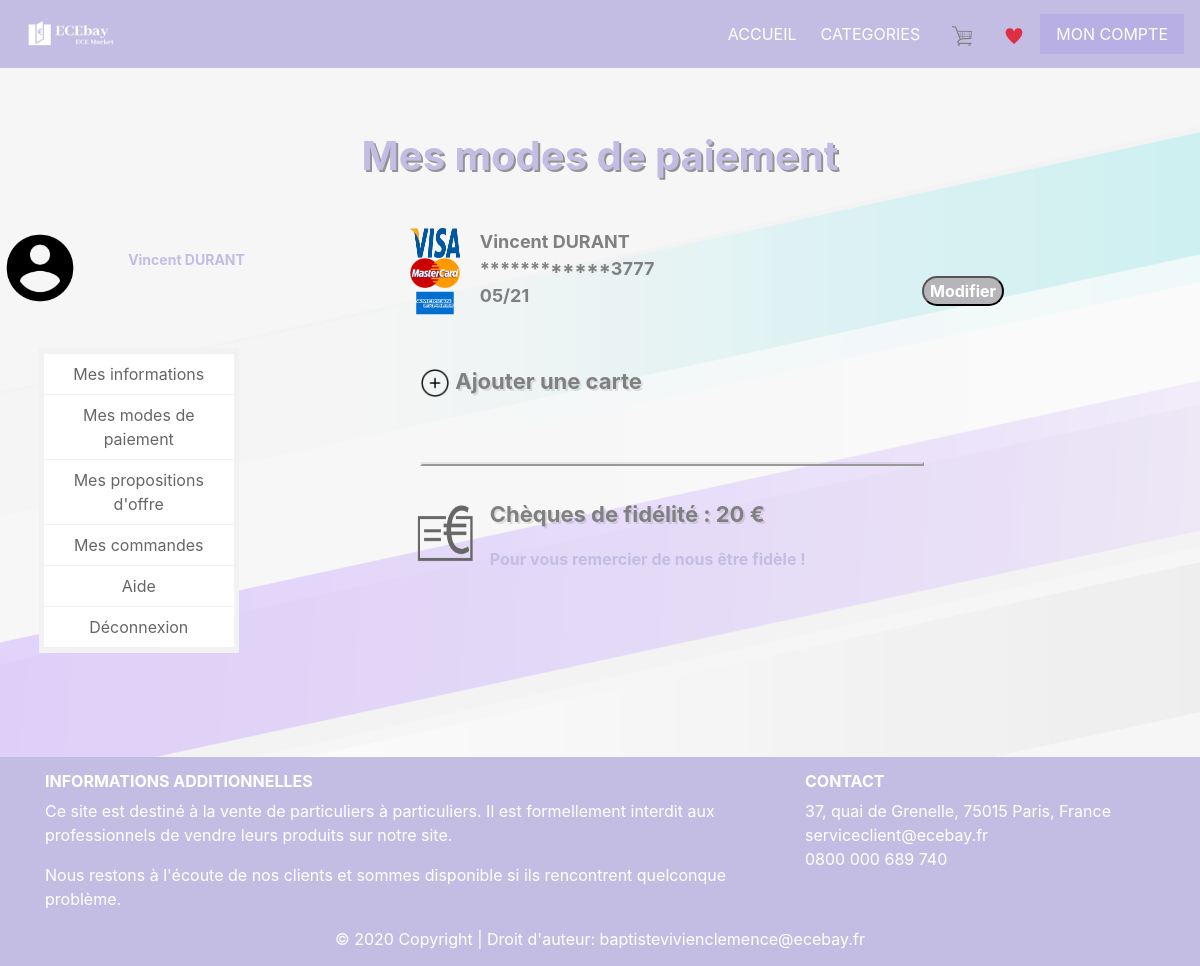
/www/Acheteur/modesPaiement.php (signed in), run on an earlier commit of the app's database.
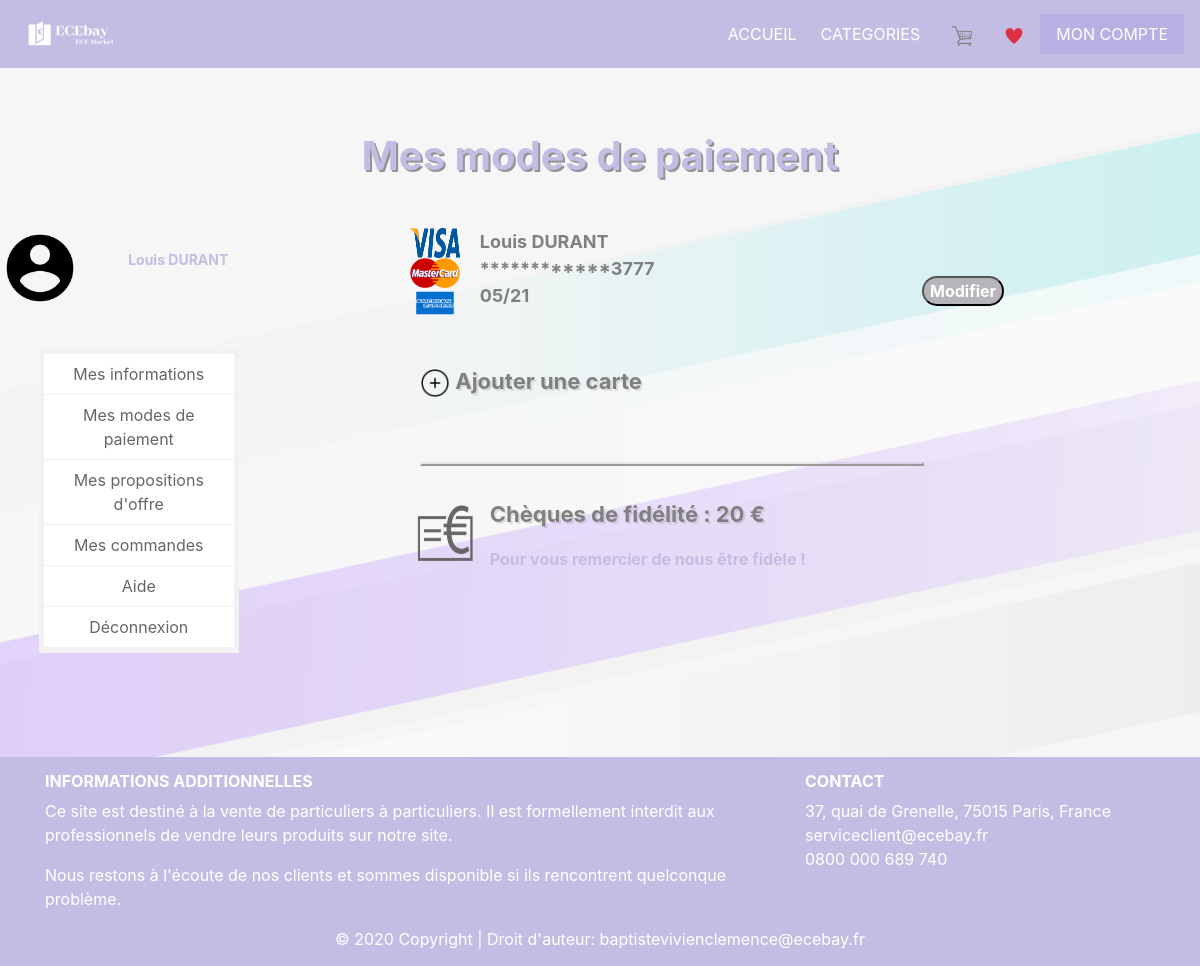
And on a later commit of the database.
### tables this page shows
CREATE TABLE IF NOT EXISTS `acheteur` (
  `IdAcheteur` int(8) NOT NULL AUTO_INCREMENT,
  `IdUtilisateur` int(8) NOT NULL,
  `Nom` varchar(20) NOT NULL,
  `Prenom` varchar(20) NOT NULL,
  `Adresse` text NOT NULL,
  `CodePostal` varchar(10) NOT NULL,
  `Pays` varchar(20) NOT NULL,
  `Telephone` varchar(20) NOT NULL,
  `TypeDeCarte` varchar(14) NOT NULL,
  `NumeroCarte` varchar(19) NOT NULL,
  `NomCarte` varchar(20) NOT NULL,
  `ExpirationCarte` varchar(5) NOT NULL,
  `CodedeSecurite` varchar(3) NOT NULL,
  `ImageProfil` varchar(255) DEFAULT NULL,
  PRIMARY KEY (`IdAcheteur`)
);

### www/Acheteur/modesPaiement.php (the view, shortened to what this page needs)
<?php
$db_handle = mysqli_connect('localhost', 'root', '');
$IdAcheteur=$_SESSION['IdAcheteur'];
$sql= "SELECT Nom, Prenom, TypeDeCarte, NumeroCarte, NomCarte, ExpirationCarte, CodedeSecurite
FROM acheteur WHERE IdAcheteur=$IdAcheteur";
$result = mysqli_query($db_handle, $sql);
while ($data = mysqli_fetch_assoc($result)){
$Nom = $data['Nom'];
$Prenom = $data['Prenom'];
$NumeroCarte = $data['NumeroCarte'];
$ExpirationCarte = $data['ExpirationCarte'];
$CodedeSecurite = $data['CodedeSecurite'];}
mysqli_close($db_handle);?>
<!DOCTYPE html>
<html>
<head>
	<link rel="stylesheet"href="https://stackpath.bootstrapcdn.com/bootstrap/4.1.3/css/bootstrap.min.css">
	<link rel="stylesheet" type="text/css" href="acheteur.css">
</head>
<body>
	<nav class="navbar navbar-expand-md">
		<a class="navbar-brand" href="#"><img src="images/logoblanc.png" width="109" height="30"></a>
			<div class="collapse navbar-collapse" id="main-navigation">
				 <ul class="nav navbar-nav navbar-right">
			        <li><a class="nav-link" href="accueil.php" style="padding-top: 14px;">ACCUEIL</a></li>
			        <li><div class="dropdown">
  							<button class="dropbtn" onclick="myFunction()">CATEGORIES</button></li>
						</div>
			        <li style="list-style: none;"><a class="nav-link" href="panier.php"><img src="images/panier.png" width="20" height="20"></a></li>
			        <li style="list-style: none;"><a class="nav-link" href="favoris.php"><img src="images/favoris.png" width="20" height="20"></a></li>
			        <li class="ici" style="list-style: none;"><a  class="nav-link" href="moncompte.php">MON COMPTE</a></li>
	</nav>
		<div><p><br><br><h1>Mes modes de paiement</h1><br></p></div>
	<div class="row">
		<div class="col-md-3 col-md-3 col-sm-12">
			<div class="row">
				<div class="col-md-5 col-md-5 col-sm-5">
					<img align="center" src="images/compte.png" height="80" width="80">
				</div>
				<div class="col-md-7 col-md-7 col-sm-7" style="font-weight: bold; font-size: 14px; color: #C4BDE3">
					<p><br><?php echo "$Prenom $Nom" ?></p>
				</div>
			</div>
			<div class="row">
				<div class="menuBIS">
			 		<a href="mesInfos.php">Mes informations</a>
						<a href="modesPaiement.php">Mes modes de paiement</a>
						<a href="mesoffres.php">Mes propositions d'offre</a>
						<a href="mesCommandes.php">Mes commandes</a>
						<a href="aide.php">Aide</a>
						<a href="deconnexion.php">Déconnexion</a>
				</div>
			</div>
		</div>
		<div class="col-md-1 col-md-1 col-sm-12"></div>
		<div class="col-md-7 col-md-7 col-sm-12">
			<div class="row">
				<div class="col-md-1 col-md-1 col-sm-4">
					<img align="center" src="images/visa.png" height="30" width="50">
					<img align="center" src="images/MC.png" height="30" width="50">
					<img align="center" src="images/AE.png" height="30" width="50">
				</div>
                <div class="col-md-6 col-md-6 col-sm-8">
                	<p style="margin-left: 10px; font-size: 18px; font-weight: bold; color: grey">
                	<?php echo"
	                		$Prenom $Nom <br>
	                	".str_repeat('*', strlen($NumeroCarte) - 4) . substr($NumeroCarte, -4)." <br>
	                	$ExpirationCarte <br>	"?>
                </div>
                <div class="col-md-5 col-md-5 col-sm-12" align="center">
                	<p><br><br><button type="button" style="color: white; font-size: 16px; font-weight: bold; background-color: #B6B6BA; border-radius: 2rem;"> Modifier </button></p>
                </div>
			</div>
			<div><p><br></p></div>
			<div style="margin-left: 10px;" class="row">
				<p style="font-size: 22px; font-weight: bold; text-shadow: rgba(0,0,0,0.1) 2px 2px;">
					<a style="color: grey;" href="#"><img align="center" src="images/plus.png" height="30" width="30">   Ajouter une carte</p></a>
			</div>
			<hr style="width: 500px; margin-left: 10px;">
			<div class="row">
				<div class="col-md-1 col-md-1 col-sm-1">
					<img align="center" src="images/cheque.png" height="70" width="70">
				</div>
                <div style="margin-left: 20px;" class="col-md-8 col-md-8 col-sm-8">
                	<p style="font-size: 22px; font-weight: bold; text-shadow: rgba(0,0,0,0.1) 2px 2px; color: grey;"> Chèques de fidélité : 20 €</p>
                	<p style="font-weight: bold; color:#C4BDE3;"> Pour vous remercier de nous être fidèle !</p>
                </div>
			</div>
		</div>
	</div></div>
	<div><p><br><br></p></div>
	<footer class="page-footer">
			<div class="container">
				<div class="row">
					<div class="col-lg-8 col-md-8 col-sm-12">
						<h6 class="text-uppercase font-weight-bold">Informations additionnelles</h6>
						<p>Ce site est destiné à la vente de particuliers à particuliers. Il est formellement interdit aux professionnels de vendre leurs produits sur notre site.</p>
						<p>Nous restons à l'écoute de nos clients et sommes disponible si ils rencontrent quelconque problème.</p>
					</div>
					<div class="col-lg-4 col-md-4 col-sm-12">
						<h6 class="text-uppercase font-weight-bold">Contact</h6>
						<p>37, quai de Grenelle, 75015 Paris, France <br>serviceclient@ecebay.fr <br>0800 000 689 740</p>
					</div>
				</div>
				<div class="footer-copyright text-center">&copy; 2020 Copyright | Droit d'auteur: baptistevivienclemence@ecebay.fr</div>
		</footer>
</body>
</html>

### www/Acheteur/acheteur.css (style rules this page uses)
body { background-image: url(fond.png); }
h1,h3 { color: #C4BDE3; font-weight: bold; text-shadow: rgba(0,0,0,0.4) 2px 2px; text-align: center; }
.navbar { margin-bottom: 0; border-radius: 0; }
.navbar { background:#C4BDE3; color: white; }
.nav-link, .navbar-brand, .ici { color: #fff; cursor: pointer; }
.ici { background-color: #B8AFE5; }
.nav-link { margin: auto; }
.navbar-collapse { justify-content: flex-end; }
.dropdown { float: left; overflow: hidden; }
.dropdown .dropbtn { cursor: pointer; font-size: 16px; border: none; outline: none; color: white; padding: 14px 16px; background-color: inherit; font-family: inherit; margin: 0; }
hr { display: block; margin-top: 3em; margin-bottom: 2em; margin-left: auto; margin-right: auto; border-style: outset; border-width: 2px; color: #C4BDE3; }
footer { background-color: #C4BDE3; color: white; padding: 15px; }
a { color: black; }
.menuBIS { width: 200px; }
.menu, .menuBIS { margin: 40px auto; list-style: none; padding: 5px; background: #F2F2F2; }
.menu a, .menuBIS a { display: block; text-align: center; margin: 1px 0; padding: 8px 10px; color: #666; background: #FFF; text-decoration: none; -webkit-transition: all .3s; -moz-transition: all .3s; transition: all .3s; }

What changed in the data, as far as the page shows it:
changed acheteur "DURANT": Prenom "Vincent" → "Louis"
